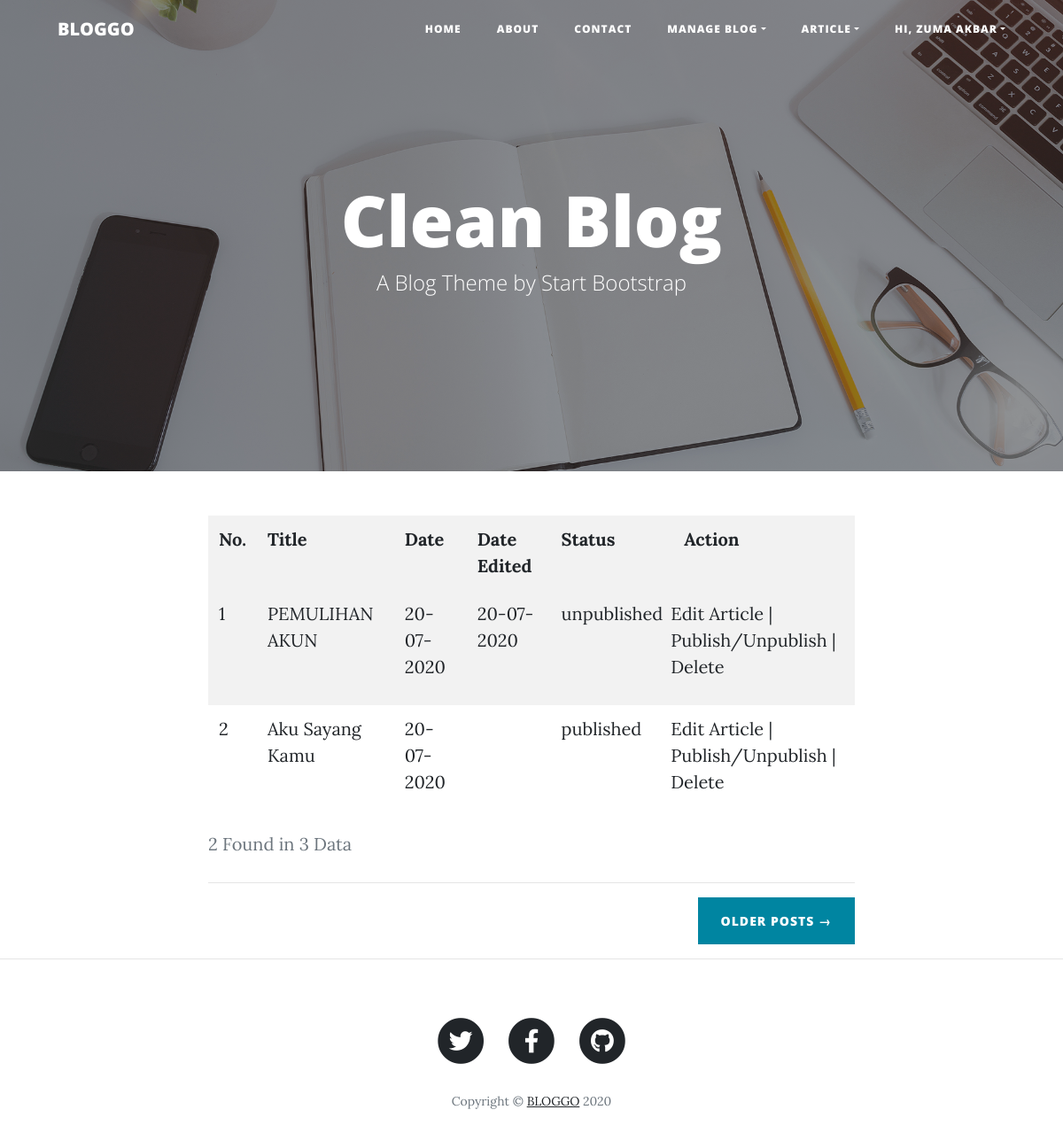
The page /manage-article.php (signed in) on the database its author committed.
### tables this page shows
CREATE TABLE `article` (
  `article_id` int(11) NOT NULL COMMENT 'dont edit this field',
  `name` varchar(255) NOT NULL,
  `title` varchar(255) NOT NULL,
  `subtitle` varchar(255) NOT NULL,
  `date` varchar(225) NOT NULL,
  `newDate` varchar(225) NOT NULL,
  `status` varchar(225) NOT NULL
);

### manage-article.php (the view, shortened to what this page needs)
<?php
include 'database.php';
?>
<!DOCTYPE html>
<html lang="en">
<head>
  <?php include 'include/head.php' ?>
</head>
<body>
  <?php include 'include/navbar.php' ?>
  <header class="masthead" style="background-image: url('img/home-bg.jpg')">
    <div class="overlay"></div>
    <div class="container">
      <div class="row">
        <div class="col-lg-8 col-md-10 mx-auto">
          <div class="site-heading">
            <h1>Clean Blog</h1>
            <span class="subheading">A Blog Theme by Start Bootstrap</span>
          </div>
        </div>
      </div>
    </div>
  </header>
  <div class="container">
    <div class="row">
      <div class="col-lg-8 col-md-10 mx-auto">
        <table class="table table-lg table-borderless table-hover table-striped">
            <thead>
                <?php
                    $name = $_SESSION['name'];
                    $pers = mysqli_query($connect, "SELECT * FROM article WHERE name='$name'");
                    $persCount = mysqli_num_rows($pers);
                    $all = mysqli_query($connect, "SELECT * FROM article");
                    $allCount = mysqli_num_rows($all);
                ?>
                <caption><?= $persCount ?> Found in <?= $allCount ?> Data</caption>
                <tr>
                    <th>No.</th>
                    <th>Title</th>
                    <th>Date</th>
                    <th>Date Edited</th>
                    <th>Status</th>
                    <th>Action</th>
                </tr>
            </thead>
            <tbody>
                    <?php
                        $i = 1;
                        $check = mysqli_query($connect, "SELECT * FROM article WHERE name='$name'");
                        while($d = mysqli_fetch_array($check)) :
                    ?>
                    <tr>
                        <td><?= $i ?></td>
                        <td><?= $d['title'] ?></td>
                        <td><?= $d['date'] ?></td>
                        <td><?= $d['newDate'] ?></td>
                        <td><?= $d['status'] ?></td>
                        <td>
                            <ul style="spacing:10px;" class="list-unstyled row">
                                <li><a href="edit-article.php?id=<?= $d['article_id'] ?>" >Edit Article |</a></li>
                                <li><a href="publish-unpublish.php?id=<?= $d['article_id'] ?>"> Publish/Unpublish |</a></li>
                                <li><a href="del-article.php?id=<?= $d['article_id'] ?>"> Delete</a></li>
                            </ul>
                        </td>
                    </tr>
                        <?php $i++; endwhile; ?>
            </tbody>
        </table>
        <hr>
        <div class="clearfix">
          <a class="btn btn-primary float-right" href="#">Older Posts &rarr;</a>
        </div>
      </div>
    </div>
  </div>
  <hr>
  <?php include 'include/footer.php' ?>
</body>
</html>

### rows shown on the page
article: title "PEMULIHAN AKUN", date "20-07-2020", newDate "20-07-2020", status "unpublished"
article: title "Aku Sayang Kamu", date "20-07-2020", status "published"

### other values the page prints
$_SESSION['name'] "ZUMA AKBAR"
$persCount "2"
$allCount "3"
